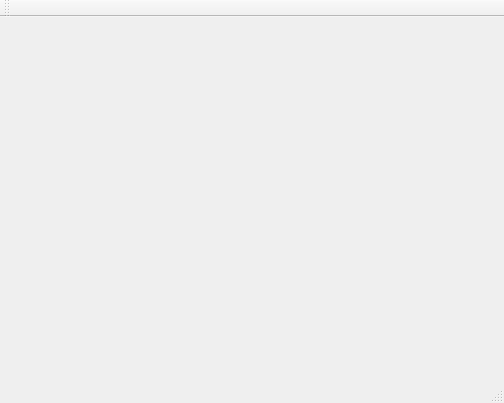
<?xml version="1.0" encoding="UTF-8"?>
<ui version="4.0">
 <class>MainWindow</class>
 <widget class="QMainWindow" name="MainWindow">
  <property name="geometry">
   <rect>
    <x>0</x>
    <y>0</y>
    <width>504</width>
    <height>403</height>
   </rect>
  </property>
  <property name="windowTitle">
   <string>MainWindow</string>
  </property>
  <widget class="QWidget" name="centralWidget"/>
  <widget class="QMenuBar" name="menuBar">
   <property name="geometry">
    <rect>
     <x>0</x>
     <y>0</y>
     <width>504</width>
     <height>25</height>
    </rect>
   </property>
  </widget>
  <widget class="QToolBar" name="mainToolBar">
   <attribute name="toolBarArea">
    <enum>TopToolBarArea</enum>
   </attribute>
   <attribute name="toolBarBreak">
    <bool>true</bool>
   </attribute>
  </widget>
  <widget class="QStatusBar" name="statusBar"/>
 </widget>
 <layoutdefault spacing="6" margin="11"/>
 <resources/>
 <connections/>
</ui>
